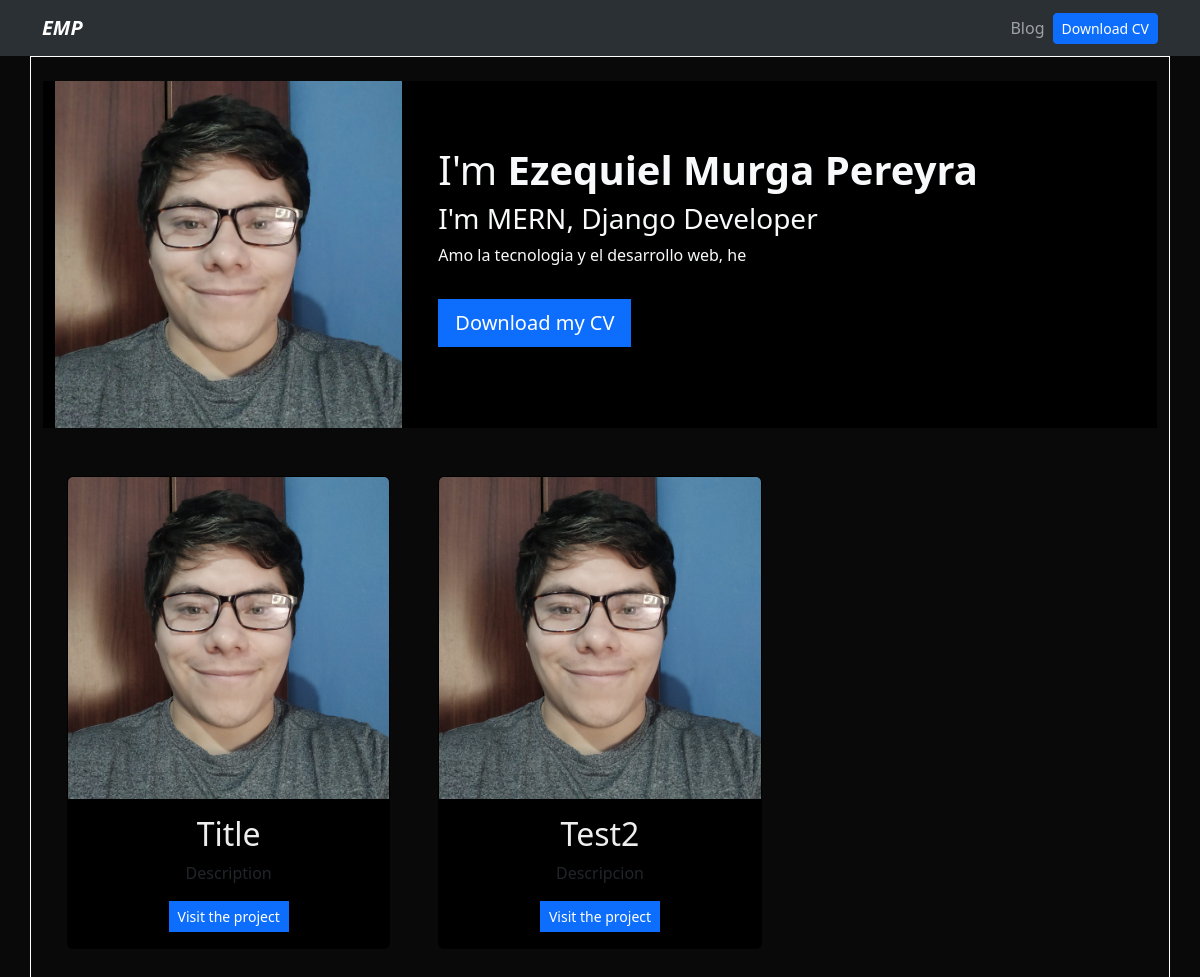
/, run on an earlier commit of the app's database.
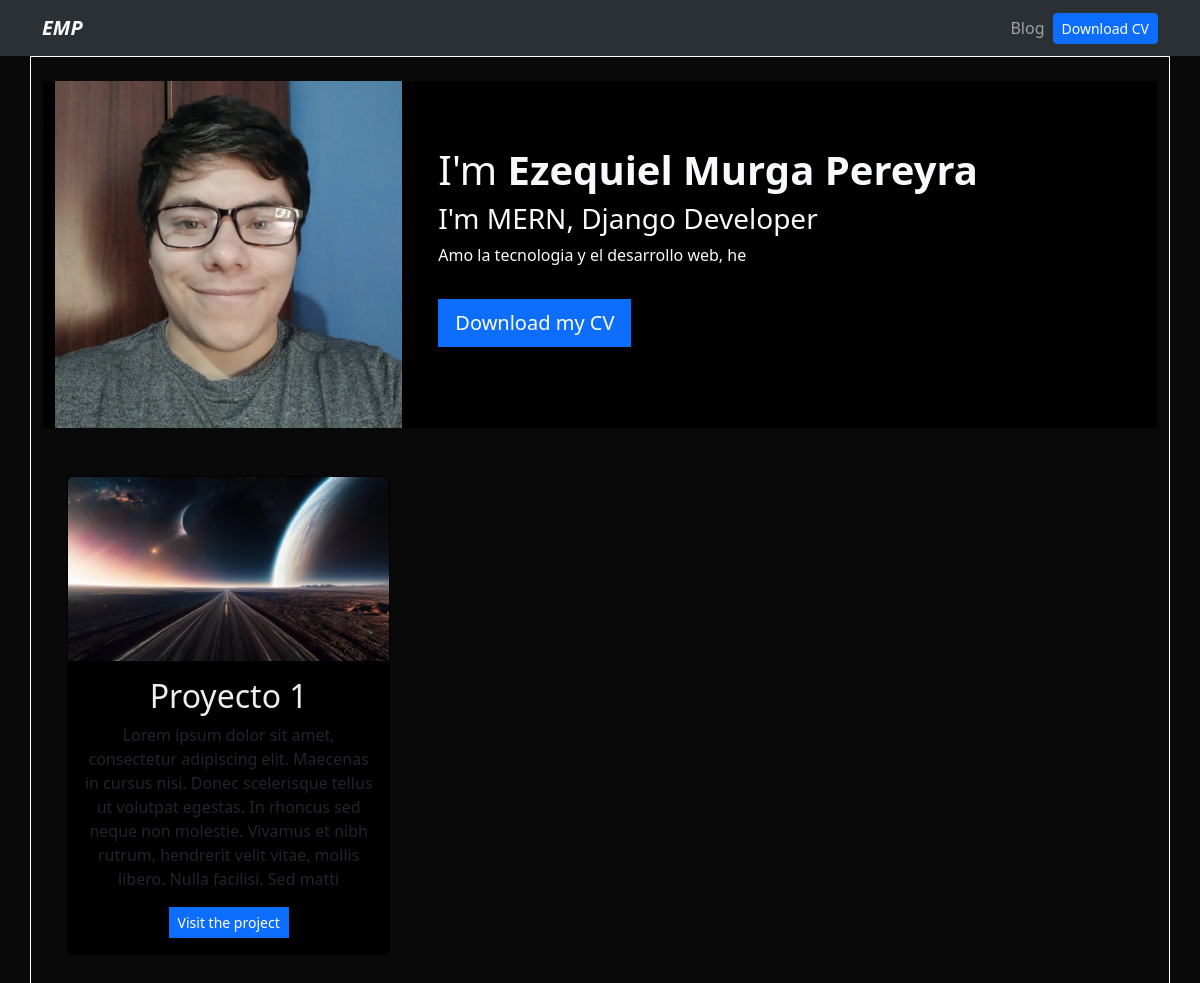
And on a later commit of the database.
### portfolio/models.py (models this page shows)
class Project(models.Model):
    title = CharField(max_length=100)
    description = CharField(max_length=250)
    image = ImageField(upload_to='portfolio/images/')
    url = URLField(blank=True)

### portfolio/views.py (the view)
# urls.py: 2. Add a URL to urlpatterns:  path('', views.home, name='home')
def home(request):
    projects = Project.objects.all()
    return render(request, 'home.html', {"projects": projects})

### portfolio/templates/home.html
{% extends 'layout.html' %}
{% block content %}
{% load static %}
<header class="row bg-black">
    <div class="col-md-4">
        <img src="{% static 'portfolio/mini-foto-pro.webp'%}" style="aspect-ratio: 1568 × 1568; width: 100%; height: auto;">
    </div>
    <div class="col-md-8 my-auto p-4" >
        <h1>I'm <strong>Ezequiel Murga Pereyra</strong></h1>
        <h3>I'm MERN, Django Developer</h3>
        <p>Amo la tecnologia y el desarrollo web, he </p>
        <a class="btn btn-primary btn-lg rounded-0 my-3" href="{% static 'portfolio/cv.pdf' %}" target="_blank">Download my CV</a>
    </div>
</header>
<div class="row my-4 text-center ">
    {% for project in projects %}
    <div class='col-md-4 p-4'>
        <div class="card bg-black card-project">
            <img src="{{project.image.url}}" alt="{{project.title}}" class="card-img-top">
            <div class="card-body">
                <h2 class="card-title">{{project.title}}</h2>
                <p>{{project.description}}</p>
                {% if project.url %}
                <a href="{{project.url}}" class="btn btn-primary rounded-0 btn-sm" target="_blank" rel="noreferrer">Visit the project</a>
                {% endif %}
            </div>
        </div>
    </div>
    {% endfor %}
</div>
{% endblock %}

### portfolio/templates/layout.html (shortened to what this page needs)
{% load static %}
<!DOCTYPE html>
<html lang="en">
<head>
    <link href="https://cdn.jsdelivr.net/npm/bootstrap@5.3.2/dist/css/bootstrap.min.css" rel="stylesheet">
    <link rel="stylesheet" href="{% static 'main.css' %}">
</head>
<body class="text-light">
    {% include 'partials/navbar.html' %}
    <div class="container p-4">
        {% block content %}
        {% endblock %}
    </div>
</body>
</html>

### portfolio/templates/partials/navbar.html (shortened to what this page needs)
{% load static %}
<nav class="navbar navbar-expand-lg bg-body-tertiary" data-bs-theme="dark">
    <div class="container">
      <a class="navbar-brand fw-bold fst-italic" href="/">EMP</a>
      <div class="collapse navbar-collapse" id="navbarSupportedContent">
        <ul class="navbar-nav ms-auto">
          <li class="nav-item">
            <a class="nav-link" href="/blog">Blog</a>
          </li>
          <li class="nav-item d-flex align-items-center">
            <a class="btn btn-primary btn-sm" href="{% static 'portfolio/cv.pdf' %}" target="_blank">Download CV</a>
          </li>
        </ul>
      </div>
    </div>
  </nav>

### portfolio/static/main.css (style rules this page uses)
body { background-color: #090909; }
.bg-black { background: #000; }
.card-title { color: #eee }
div.container.p-4 img { max-width: 450px; max-height: 450px; }
div.container.p-4 { border: 1px solid white; }

What changed in the data, as far as the page shows it:
removed Project: image (picture), title "Title", description "Description"
removed Project: image (picture), title "Test2", description "Descripcion"
added Project: image (picture), title "Proyecto 1", description "Lorem ipsum dolor sit amet, consectetur adipiscing elit. Maecenas in cursus nisi. Donec scelerisque tellus ut volutpat egestas. In rhoncus sed neque non molestie. Vivamus et nibh rutrum, hendrerit velit vitae, mollis libero. Nulla facilisi. Sed matti"
